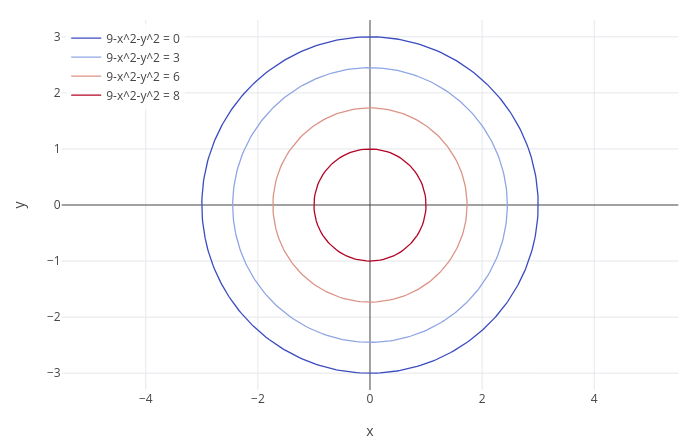

This figure's notebook cell:
### Markdown cell above
How to read it: `contour(f, x, from, to, y, from, to)` draws the curves $f = c$ for round values $c$, colored from
blue (low) to red (high); the legend gives each value. The center is the top (red), the outer circles are low.

Compare the two pictures: the contour map is the view from above, with the heights written on the lines. You lose
nothing, and it fits on flat paper.

You can choose the levels yourself, as a list:

### Code cell
contour(9 - x^2 - y^2, x, -3, 3, y, -3, 3, [0 3 6 8])

### Figure 1 — Plotly figure (JSON) as saved in the notebook; plotly's stock layout.template omitted (floating-point values rounded to 4 significant figures; data arrays with more than 128 entries replaced by an {"elided": "..."} marker saying what was removed)
{"data": [{"line": {"color": "#3b4cc0", "width": 1.3}, "mode": "lines", "name": "9-x^2-y^2 = 0", "type": "scatter", "x": {"elided": "414 float values"}, "y": {"elided": "414 float values"}}, {"line": {"color": "#8fa6e5", "width": 1.3}, "mode": "lines", "name": "9-x^2-y^2 = 3", "type": "scatter", "x": {"elided": "326 float values"}, "y": {"elided": "326 float values"}}, {"line": {"color": "#db9485", "width": 1.3}, "mode": "lines", "name": "9-x^2-y^2 = 6", "type": "scatter", "x": {"elided": "230 float values"}, "y": {"elided": "230 float values"}}, {"line": {"color": "#b40426", "width": 1.3}, "mode": "lines", "name": "9-x^2-y^2 = 8", "type": "scatter", "x": {"elided": "134 float values"}, "y": {"elided": "134 float values"}}], "layout": {"height": 440, "legend": {"bgcolor": "rgba(255,255,255,0.8)", "x": 0.01, "xanchor": "left", "y": 0.99, "yanchor": "top"}, "margin": {"b": 50, "l": 60, "r": 20, "t": 20}, "showlegend": true, "title": {"text": ""}, "width": 700, "xaxis": {"constrain": "domain", "range": [-5.5, 5.5], "title": {"text": "x"}, "zeroline": true}, "yaxis": {"constrain": "domain", "range": [-3.3, 3.3], "scaleanchor": "x", "scaleratio": 1, "title": {"text": "y"}, "zeroline": true}}}
